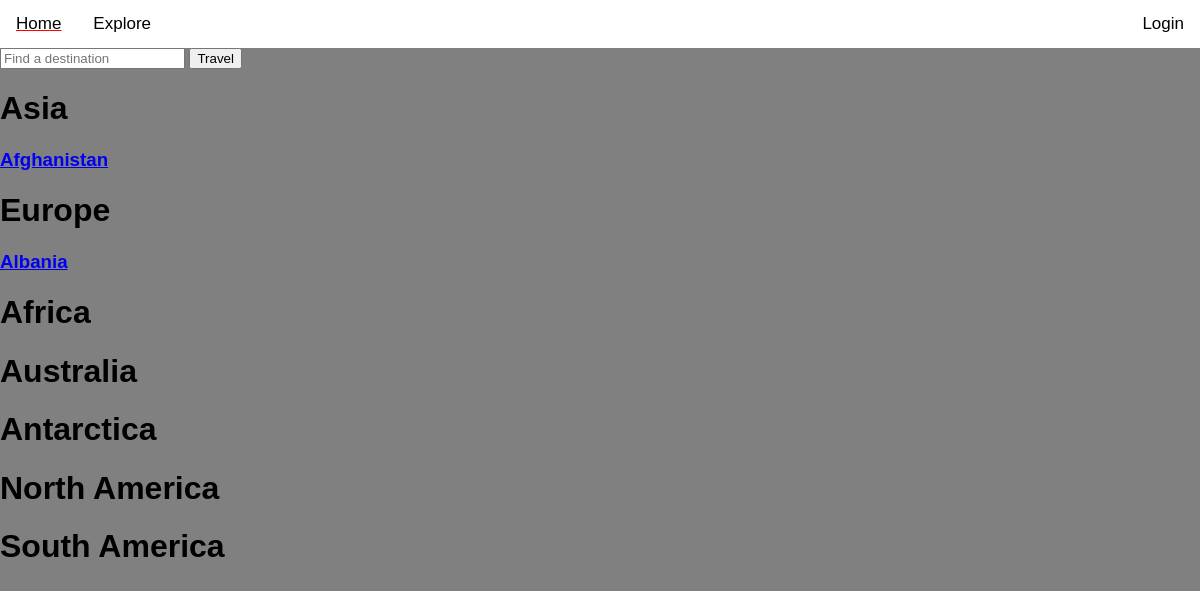
The page /countries/ on the database as committed earlier.
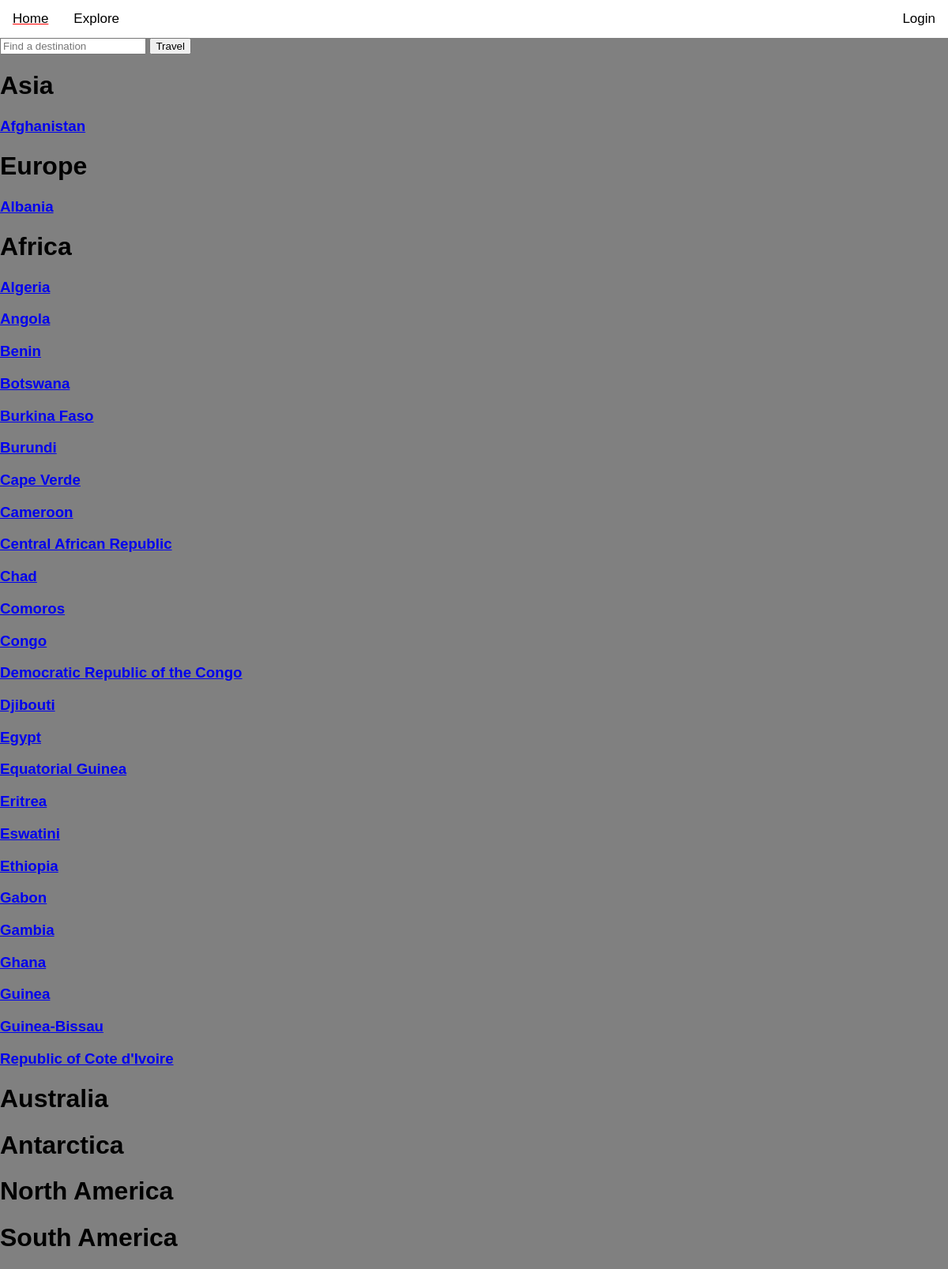
The same page on the database as committed later.
### countries/models.py (models this page shows, shortened)
class Continent(models.Model):
    name = models.CharField(max_length=255)
    def __str__(self):
        return self.name

class Country(models.Model):
    name = models.CharField(max_length=255)
    continent = models.ForeignKey(Continent, related_name='country', on_delete=models.CASCADE)
    slug = models.SlugField(default = "")
    class Meta:
        verbose_name_plural = 'Countries'
    def __str__(self):
        return self.name

### countries/views.py (the view)
# urls.py: path('', views.country_list, name='country_list'),
def country_list(request):
    continents = list(Continent.objects.all())
    countries = list(Country.objects.all())
    query = request.GET.get('query','')
    if query:
        countries = Country.objects.filter(Q(name__icontains = query) | Q(continent__name__icontains = query))
        continents = []
        for country in countries:
            continents.append(country.continent)
    return render(request, 'countries/countries_homepage.html',{
        'continents': continents,
        'countries': countries,
        'query': query,
    })

### notifications/context_processors.py (called while the page is built)
def notification_processor(request):
    num_notifications = ''
    if request.user.is_authenticated:
        count = Notification.objects.filter(user = request.user).count()
        if count > 0:
            num_notifications = count
    return {'num_notifications':num_notifications}

### countries/templates/countries/countries_homepage.html (shortened to what this page needs)
<!DOCTYPE html>
<html>
<head lang="en">
</head>
<body>
    {% extends 'core/base.html' %}
    {% block content %}
    <form action="{% url 'countries:country_list' %}" method="get">
        <input type="text" id="search" name="query" value="{{query}}" placeholder="Find a destination">
        <button id="travel" value="submit">Travel</button>
    </form>
    {% for continent in continents %}
        <h1>{{continent}}</h1>
        {% for country in countries %}
            {% if country.continent == continent %}
                <a href="{% url 'countries:country_redirect' country.id %}">
                    <div class="country">
                        <h3>{{country}}</h3>
                    </div>
                </a>
            {% endif %}
        {% endfor %}
    {% empty %}
        <h3>No countries match your search</h3>
    {% endfor %}
    {% endblock content %}

### core/templates/core/base.html (shortened to what this page needs)
{% load static %}
<!DOCTYPE html>
<html>
<head lang="en">
    <link rel="stylesheet" type="text/css" href="{% static '/css/stylesheet.css' %}"/>
</head>
<body>
    {% block navbar %}
    <div class="topnav" id="myTopnav">
        <div class="leftnav">
            <a href="{% url 'core:home' %}" class="active" id="home">Home</a>
            <a href="{% url 'countries:country_list' %}">Explore</a>
        </div>
        <div class="rightnav">
    {% if user.is_authenticated %}
        <a href="{% url 'core:logout' %}">Logout</a>
        <a href="{% url 'notifications:notifications' %}" id="notifications"><span class="material-symbols-outlined">
            notifications
            </span><span id="num_notifications"></span></a>
        <script>
            let fetchRes;
            const getNotifications = () => {
                let fetchRes = fetch("/notifications/api");
                fetchRes.then(res => res.json()).then(d => {
                num_notifications = document.getElementById('num_notifications');
                console.log(d.length);
                if (d.length >= 9){
                    num_notifications.innerHTML = '9+';
                } else {
                    num_notifications.innerHTML = d.length;
                }
            })
            };
            getNotifications();
            setInterval(getNotifications, 300000); // set to refresh every 5 minutes
        </script>
        <a href="{% url 'dashboard:dashboard' %}" id="dashboard">Dashboard</a>
    {% else %}
        <a href="{% url 'core:login' %}" id="login">Login</a>
    {% endif %}
        </div>
    </div>
    {% endblock navbar %}
    {% block content %}
    {% endblock content %}
</body>
</html>

### static/css/stylesheet.css (style rules this page uses)
body { margin: 0; font-family: Arial, Helvetica, sans-serif; background-color: grey; }
.topnav { overflow: hidden; background-color: white; display: flex; justify-content: space-between; }
.topnav a { float: left; display: block; color: black; text-align: center; padding: 14px 16px; text-decoration: none; font-size: 17px; }

Rows that differ between the two databases and show on the page:
added Country: name "Algeria", shown under Continent "Africa"
added Country: name "Angola", shown under Continent "Africa"
added Country: name "Benin", shown under Continent "Africa"
added Country: name "Botswana", shown under Continent "Africa"
added Country: name "Burkina Faso", shown under Continent "Africa"
added Country: name "Burundi", shown under Continent "Africa"
added Country: name "Cape Verde", shown under Continent "Africa"
added Country: name "Cameroon", shown under Continent "Africa"
added Country: name "Central African Republic", shown under Continent "Africa"
added Country: name "Chad", shown under Continent "Africa"
added Country: name "Comoros", shown under Continent "Africa"
added Country: name "Congo", shown under Continent "Africa"
added Country: name "Democratic Republic of the Congo", shown under Continent "Africa"
added Country: name "Djibouti", shown under Continent "Africa"
added Country: name "Egypt", shown under Continent "Africa"
added Country: name "Equatorial Guinea", shown under Continent "Africa"
added Country: name "Eritrea", shown under Continent "Africa"
added Country: name "Eswatini", shown under Continent "Africa"
added Country: name "Ethiopia", shown under Continent "Africa"
added Country: name "Gabon", shown under Continent "Africa"
added Country: name "Gambia", shown under Continent "Africa"
added Country: name "Ghana", shown under Continent "Africa"
added Country: name "Guinea", shown under Continent "Africa"
added Country: name "Guinea-Bissau", shown under Continent "Africa"
added Country: name "Republic of Cote d'Ivoire", shown under Continent "Africa"
